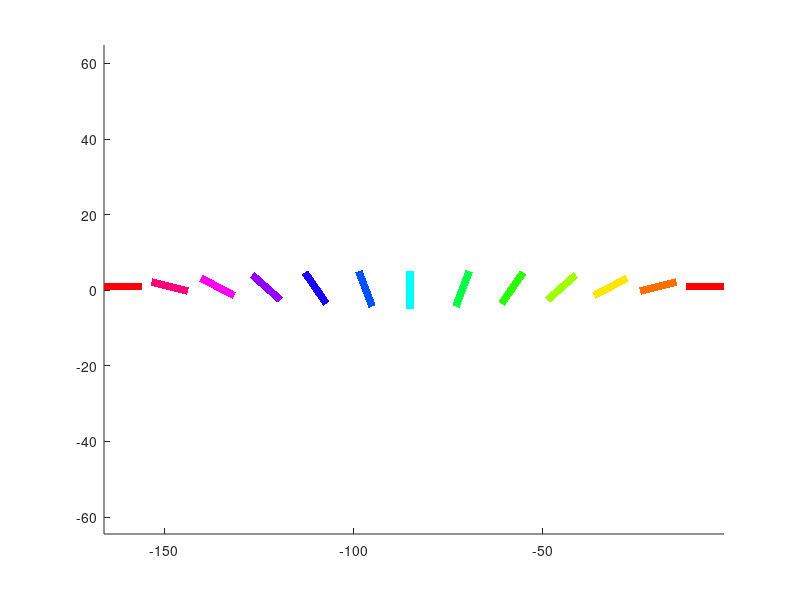

The MATLAB source for this figure:
close all
ang = 0:2:359;
map_hsv = [[ang';ang']/359 ones(360,1) ones(360,1)];
map_rgb = hsv2rgb(map_hsv);
% Barra en vertical
% j=1;
% for i=1:360
%     for k=1:4
%         plot([0 1 ],[j j],'color',map_rgb(i,:)), hold on
%         j=j+1;
%     end
% end
% set(gca,'Xtick',[] ,'Xticklabel',[], ...
%    'Ytick',[0 90*4 180*4 270*4 360*4] ,'Yticklabel',{0 '\pi/2', '\pi','3/4 \pi','2\pi'}...
%    ,'yaxislocation','right','FontSize',30)
% 
% axis([0 1 0 360*4])


% Barra en horitzontal
% figure
% j=1;
% for i=1:360
%  for k=1:4
%         plot([j j],[0 1 ],'color',map_rgb(i,:)), hold on
%         j=j+1;
%     end
% end
% set(gca,'Ytick',[] ,'Yticklabel',[], ...
%    'Xtick',[0 90*4 180*4 270*4 360*4] ,'Xticklabel',{0 '\pi/2', '\pi','3/4 \pi','2\pi'} ...
%    ,'FontSize',30) 
% axis([0 360*4 0 1])

% barretes 
%RECTANGLE('Position', [x y w h])
w=10; %width
h=2; %height
kk=12;
Nbar=14
Vindex=linspace(1, 180,Nbar);
Vangles=linspace(0, 180,Nbar);
V2=flip(Vindex(5:end));
figure
for i=1:floor(Nbar/2)
    
    %corner position
    x=0; y=0; 
    xv=[x x+w x+w x x];
    yv=[y y y+h y+h y];
    hold on
   
    %rotate angle alpha
    alpha=Vangles(i)*2*pi/360;
    R(1,:)=xv;
    R(2,:)=yv;
    XY=[cos(alpha) -sin(alpha);sin(alpha) cos(alpha)]*R;  
   % XY=R;
   
    
      if i<floor(Nbar/2)
          fac=sin(alpha)*(w/2);
          fill(XY(1,:)-kk*i,XY(2,:)-fac,map_rgb(floor(Vindex(i)),:),'LineStyle','none'), hold on
    %fill(XY(1,:),XY(2,:)-fac,map_rgb(floor(Vindex(i)),:),'LineStyle','none'), hold on
    
         axis equal
         % simetria axial
         XY=[-1 0;0 1]*[XY(1,:)-kk*i; XY(2,:)-fac];
        fill(XY(1,:)-Nbar*kk,XY(2,:),map_rgb(floor(V2(i)),:),'LineStyle','none'), hold on
      else
          alpha=90*2*pi/360;
          R(1,:)=xv;
          R(2,:)=yv;
          XY=[cos(alpha) -sin(alpha);sin(alpha) cos(alpha)]*R;  

          fac=sin(alpha)*(w/2);
          fill(XY(1,:)-kk*i,XY(2,:)-fac,map_rgb(90,:),'LineStyle','none'), hold on
         %fill(XY(1,:),XY(2,:)-fac,map_rgb(floor(Vindex(i)),:),'LineStyle','none'), hold on
      end
end

